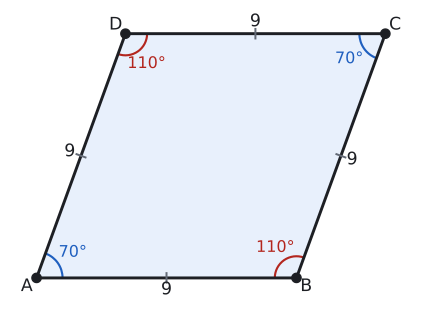

Source code (Python):
import sys; sys.path.insert(0, "tools")
from cizim import *

P = lambda x, y: np.array([float(x), float(y)])
uz = lambda U, V: round(float(np.linalg.norm(U - V)), 4)
def acisi(K, U, V):
    u, v = U - K, V - K
    return round(float(np.degrees(np.arccos(np.dot(u, v) / np.linalg.norm(u) / np.linalg.norm(v)))), 3)
def birim(U, V):
    t = (V - U) / np.linalg.norm(V - U); return t, np.array([-t[1], t[0]])
def cetik(U, V, n=1, renk=SOLUK, f=0.5):
    M = U + f * (V - U); t, m = birim(U, V)
    for i in range(n):
        c = M + (i - (n - 1) / 2) * 0.2 * S * t
        ax.plot(*zip(c - 0.22 * S * m, c + 0.22 * S * m), color=renk, lw=1.5)
def olcu(U, V, metin, d=0.5, renk=YAZI, fs=13, f=0.5):
    """[UV] üzerinde f oranındaki noktaya, U->V yönünün soluna d*S uzağa yazı (d < 0: sağına)."""
    M = U + f * (V - U); _, m = birim(U, V)
    ax.text(*(M + d * S * m), metin, ha="center", va="center", color=renk, fontsize=fs)
def dik_isareti(K, U, V, r=0.4):
    a_ = (U - K) / np.linalg.norm(U - K) * r * S; b_ = (V - K) / np.linalg.norm(V - K) * r * S
    ax.plot(*zip(K + a_, K + a_ + b_, K + b_), color=SOLUK, lw=1.3)
def harf(Q, metin, dx, dy, renk=YAZI, fs=13):
    ax.text(Q[0] + dx * S, Q[1] + dy * S, metin, ha="center", va="center", color=renk, fontsize=fs)
def cizgi(U, V, renk=YAZI, lw=2.2, ls="-"):
    ax.plot(*zip(U, V), color=renk, lw=lw, ls=ls)
def basla(xmin, xmax, ymin, ymax, en=5.5):
    global fig, ax
    fig, ax = sekil(en, en * (ymax - ymin) / (xmax - xmin))
    ax.set_aspect("equal"); ax.axis("off"); ax.set_xlim(xmin, xmax); ax.set_ylim(ymin, ymax)
def dortgen(A, B, C, D, dolgu=None):
    if dolgu: ax.add_patch(patches.Polygon([A, B, C, D], closed=True, facecolor=dolgu, edgecolor="none"))
    ax.plot(*zip(A, B, C, D, A), color=YAZI)
    for Q in (A, B, C, D): nokta(ax, *Q, "")
def ucgen_dolgu(U, V, W, renk):
    ax.add_patch(patches.Polygon([U, V, W], closed=True, facecolor=renk, edgecolor="none"))
def eskenar(a, derece):
    """A(0,0), B(a,0), A'daki açı derece olan eşkenar dörtgen; E köşegenlerin kesişimi."""
    t = np.radians(derece)
    A, B, D = P(0, 0), P(a, 0), P(a * np.cos(t), a * np.sin(t)); C = B + D
    return A, B, C, D, (A + C) / 2
def koseler(A, B, C, D):
    harf(A, "A", -0.45, -0.4); harf(B, "B", 0.45, -0.4); harf(C, "C", 0.45, 0.4); harf(D, "D", -0.45, 0.4)

# Bölüm 1: kenarı 9, m(A) = 70° olan eşkenar dörtgen; açılar 70-110-70-110.
A, B, C, D, E = eskenar(9, 70)
S = 9 / 12
print("AB", uz(A, B), "BC", uz(B, C), "CD", uz(C, D), "DA", uz(D, A), "A", acisi(A, B, D), "B", acisi(B, C, A), "C", acisi(C, D, B), "D", acisi(D, A, C))
basla(-1.0, C[0] + 1.0, -0.9, C[1] + 0.9)
dortgen(A, B, C, D, MAVI_ACIK); koseler(A, B, C, D)
for U, V in ((A, B), (B, C), (C, D), (D, A)): cetik(U, V)
olcu(A, B, "9", -0.55); olcu(B, C, "9", -0.55); olcu(C, D, "9", -0.55); olcu(D, A, "9", -0.55)
aci(ax, A, B, D, r=0.9, ad="70°", renk=MAVI); aci(ax, C, D, B, r=0.9, ad="70°", renk=MAVI)
aci(ax, B, C, A, r=0.75, ad="110°", renk=KIRMIZI); aci(ax, D, A, C, r=0.75, ad="110°", renk=KIRMIZI)
kaydet(fig, __file__)
